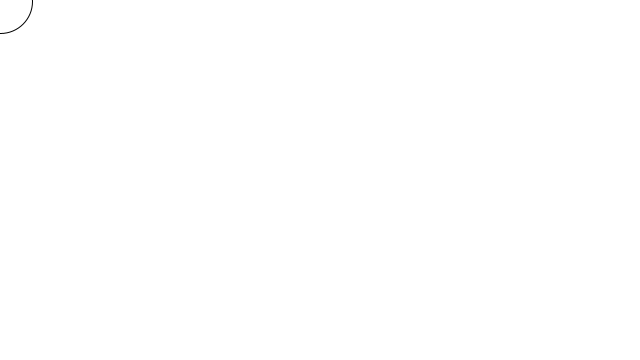
Frame 1 (no input)
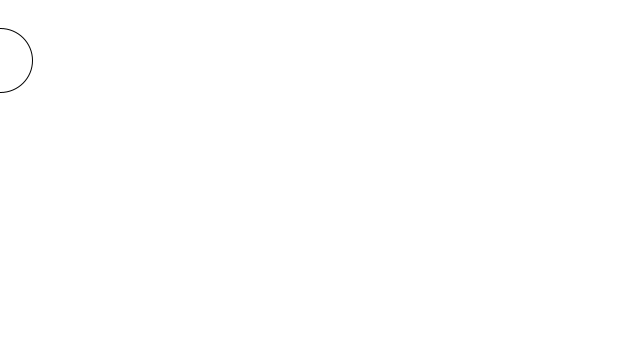
Frame 60 (the mouse pressed at the canvas centre just before this capture)
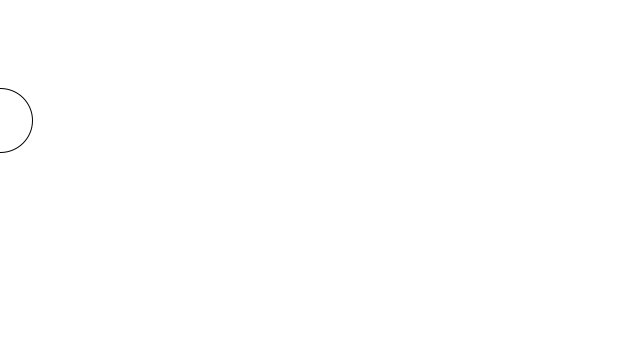
Frame 120 (the mouse held since frame 60 and released just before this capture)

The Processing sketch that drew these frames (run headless with seeded random() and noise(); from frame 60 on, the mouse is pressed at the canvas centre):

// Processing sketch: BubbleObject
// ── BubbleObject.pde
Bubble b;

void setup() {
  size(640, 360);
  b = new Bubble();
}

void draw() {
  background(255);
  b.ascend();
  b.display();
  b.top();
}

// ── Bubble.pde
class Bubble {
  
  float x, y;
  
  void ascend(){
    y+=1;
  }
  void top(){
  }
  void display(){
    ellipse(x,y,64,64);
  }
}
